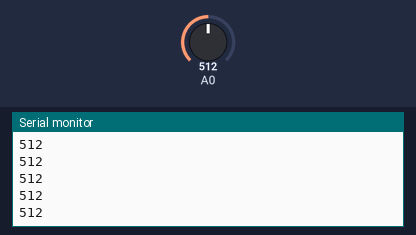
Simulated run of this sketch. Board: Arduino Uno, built with avr-gcc and run on an emulated ATmega328P. Shown: the last lines printed to the serial monitor. Inputs (shaded band) come from the test bench; at power-on: A0 = 512.

Above: at 1.2 s.
1.3 s: A0 set to 716
At 1.32 s:
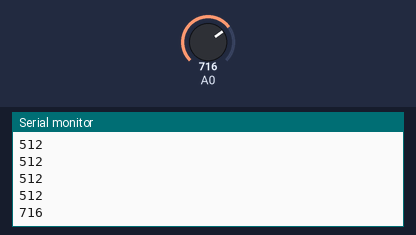
2.8 s: A0 set to 900
At 2.83 s:
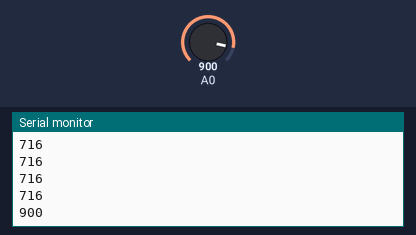
Timing chart, 0 to 5.8 s (numbered marks = the images above; inputs shaded):
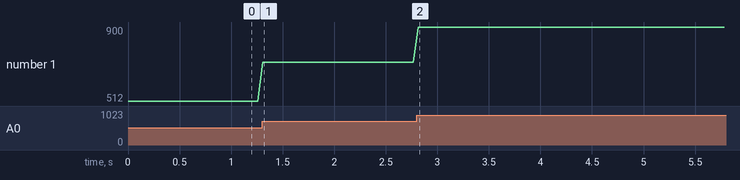

Measured:
- after the input at 1.3 s, the serial monitor: prints a new line at once (image 1)
- after the input at 2.8 s, the serial monitor: prints a new line at once (image 2)
- plotted number 1: 512 → 716 after the input at 1.3 s, 716 → 900 after the input at 2.8 s

The sketch:

Potentiometer_UNO.ino
```cpp
//Read potentiometer values
//10k potentiometer connected to A0 on UNO
void setup() {
  // put your setup code here, to run once:
  pinMode(A0, INPUT);
  Serial.begin(9600); //begin reading serial port values
}

void loop() {
  // put your main code here, to run repeatedly:
int x = analogRead(A0);
Serial.println(x);
delay(50);
}
```
